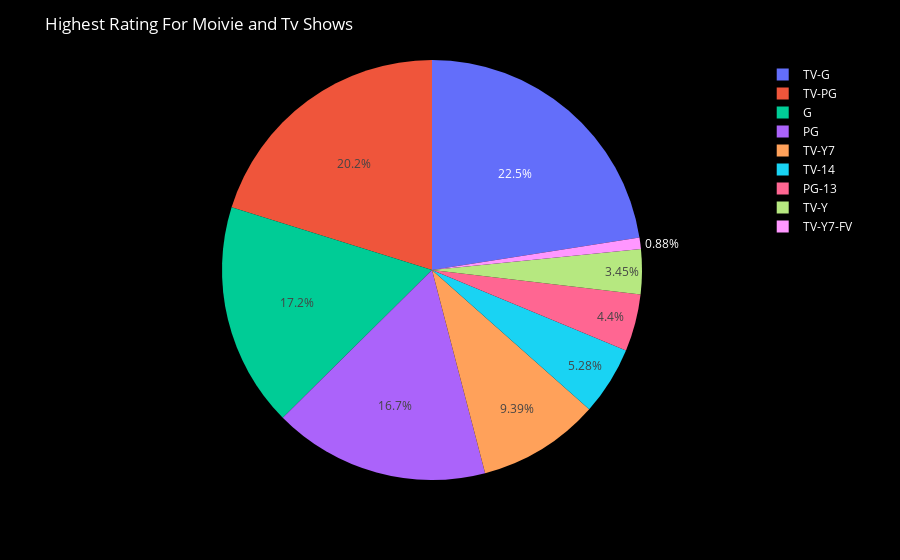

Here is the notebook cell this chart was saved with:
### Code cell
# Highest Rating for Movies and TV Shows
fig = px.pie(df, values=df["rating"].value_counts().values, names=df["rating"].value_counts().index)

fig.update_layout(title = "Highest Rating For Moivie and Tv Shows", plot_bgcolor="black",paper_bgcolor='black',font=dict(color='white'))
fig.show()

### Figure 1 — Plotly figure (JSON) as saved in the notebook; plotly's stock layout.template omitted (floating-point values rounded to 4 significant figures)
{"data": [{"domain": {"x": [0, 1], "y": [0, 1]}, "hovertemplate": "label=%{label}<br>value=%{value}<extra></extra>", "labels": ["TV-G", "TV-PG", "G", "PG", "TV-Y7", "TV-14", "PG-13", "TV-Y", "TV-Y7-FV"], "legendgroup": "", "name": "", "showlegend": true, "type": "pie", "values": [307, 275, 235, 227, 128, 72, 60, 47, 12]}], "layout": {"font": {"color": "white"}, "legend": {"tracegroupgap": 0}, "margin": {"t": 60}, "paper_bgcolor": "black", "plot_bgcolor": "black", "title": {"text": "Highest Rating For Moivie and Tv Shows"}}}
